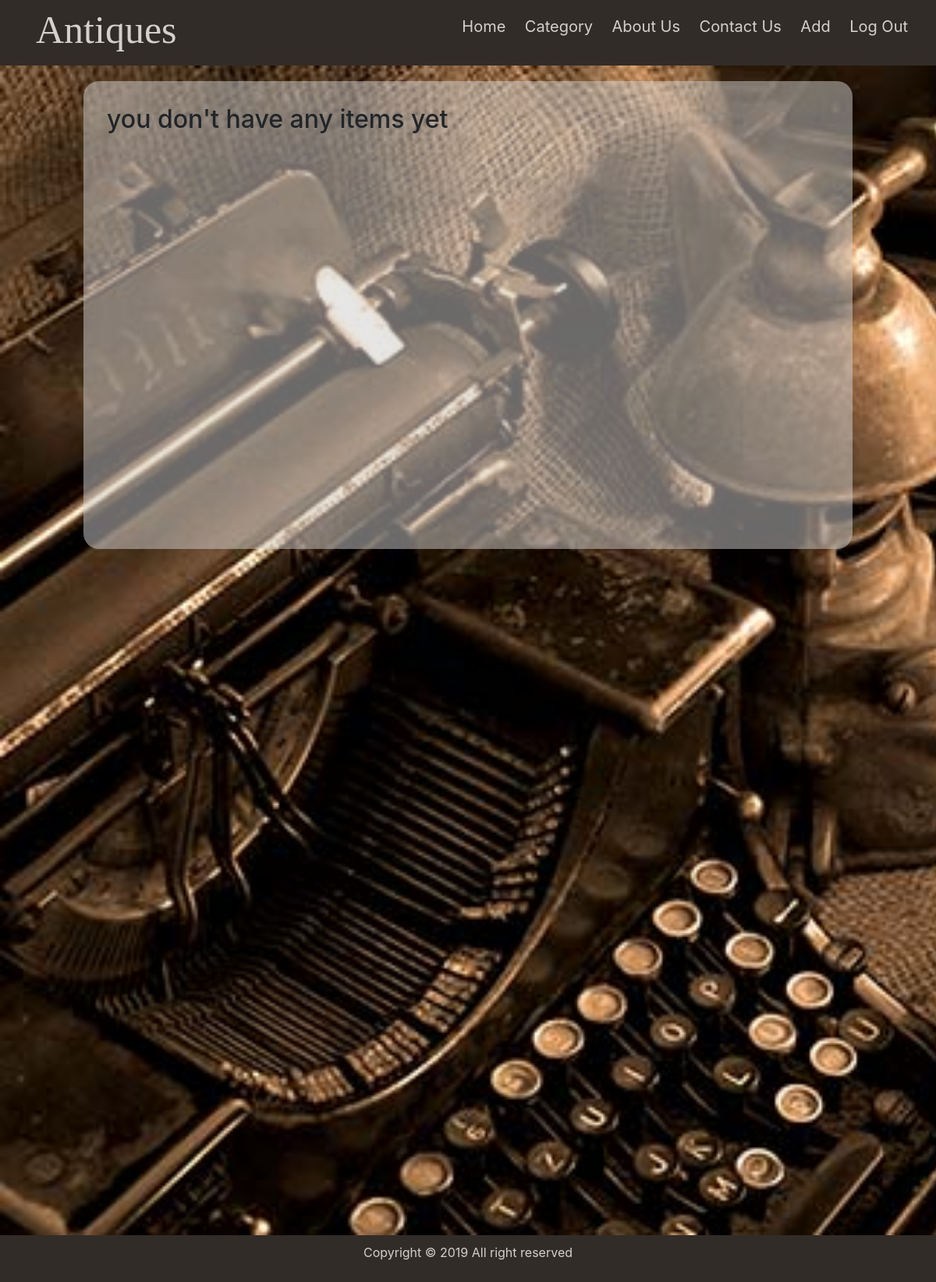
The app's page / (signed in), older data.
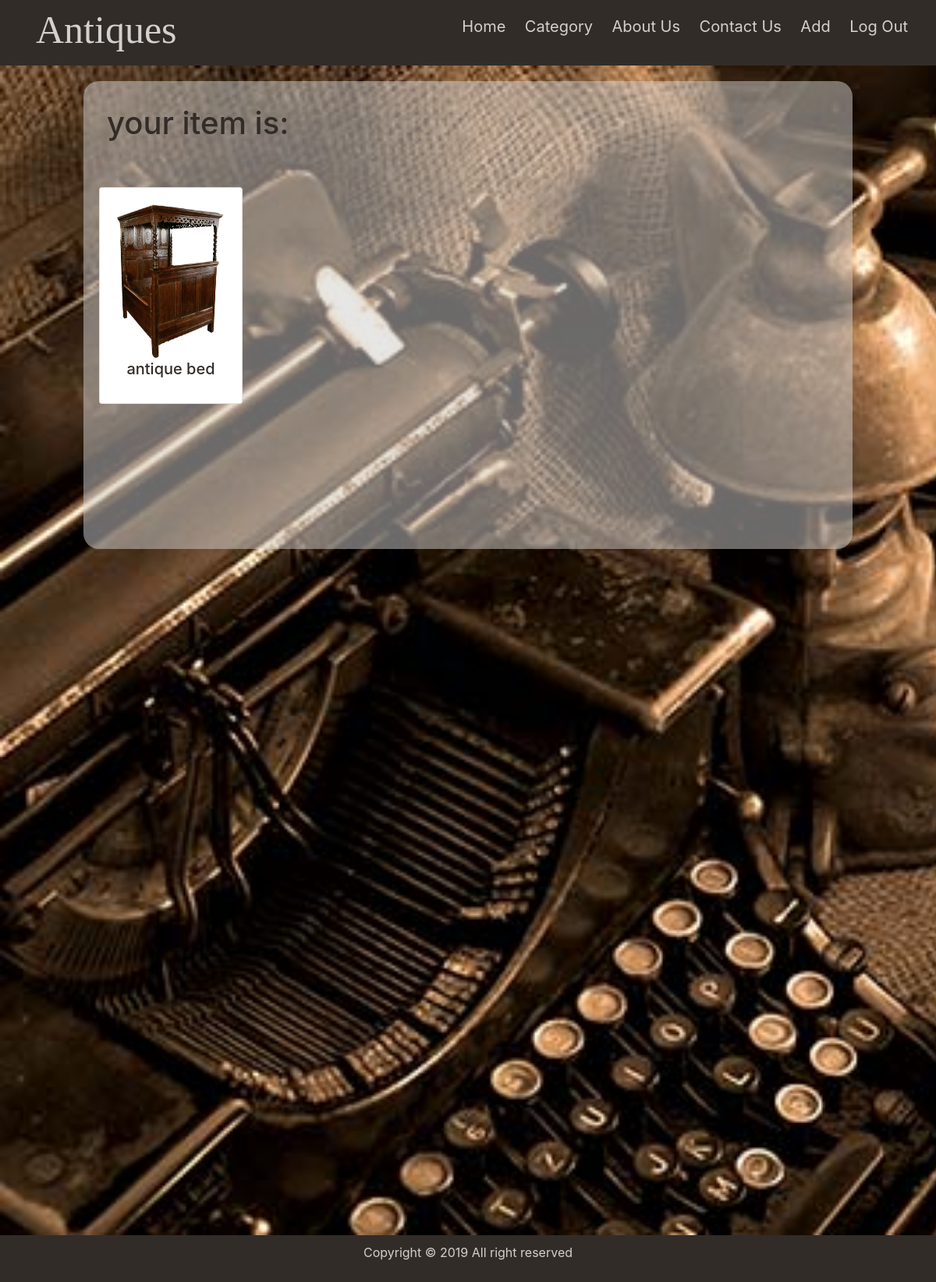
The same page, newer data.
### antique_app/models.py (models this page shows, shortened)
class Items(models.Model):
    user = models.ForeignKey(User, on_delete=models.SET_NULL, null=True)
    name=models.CharField(max_length=300)
    category= models.ForeignKey(Category, on_delete=models.SET_NULL, null=True)
    image = models.ImageField(upload_to='images')
    details=models.TextField()
    email=models.CharField(max_length=100)
    phone = models.CharField(max_length=100)

### antique_app/views.py (the view)
# urls.py: path('', views.index, name='home'),
def index(request):
    if request.user.is_authenticated:
        items= Items.objects.filter(user = request.user)
    else:
        items= []
    data = {
        'items': items
    }
    return render(request, 'index.html', data)

### templates/index.html (shortened to what this page needs)
{% extends 'base.html' %}
{%block body%}
<div class="cont">
<div class="home">
        {% if user.is_authenticated %}
            {% if not items %}
                 <h2>you don't have any items yet</h2>
            {% else %}
                <h1>your item is: </h1>
            {% endif%}
        {% endif %}
</div>
        {% if user.is_authenticated %}
        <div class="row">
        {% for i in items%}
            <div class="col-sm-3">
              <div class="card">
                <div class="card-body">
                    <img class="card-img-top" src="{{i.image.url}}" width="200px" height="200px">
                    <h5 class="card-title"><a href="{% url 'detail' i.id%}">{{i.name}}</a></h5>
                </div>
              </div>
            </div>
        {% endfor%}
        </div>
{% endif %}
</div>
{%endblock%}

Row changes from the older to the newer data that the page shows:
added Items: image (picture), name "antique bed"
Text that changed along with them:
text no longer shown: "you don't have any items yet"
text now shown: "your item is:"
